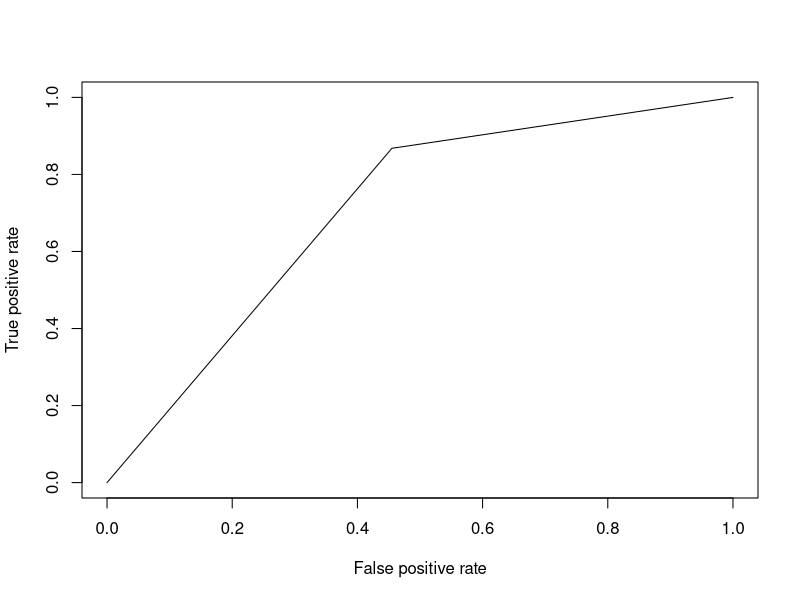
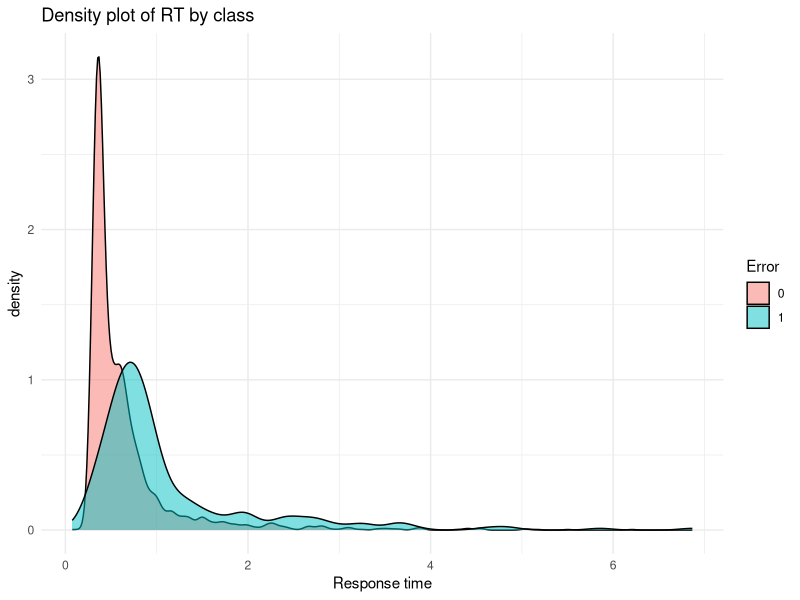
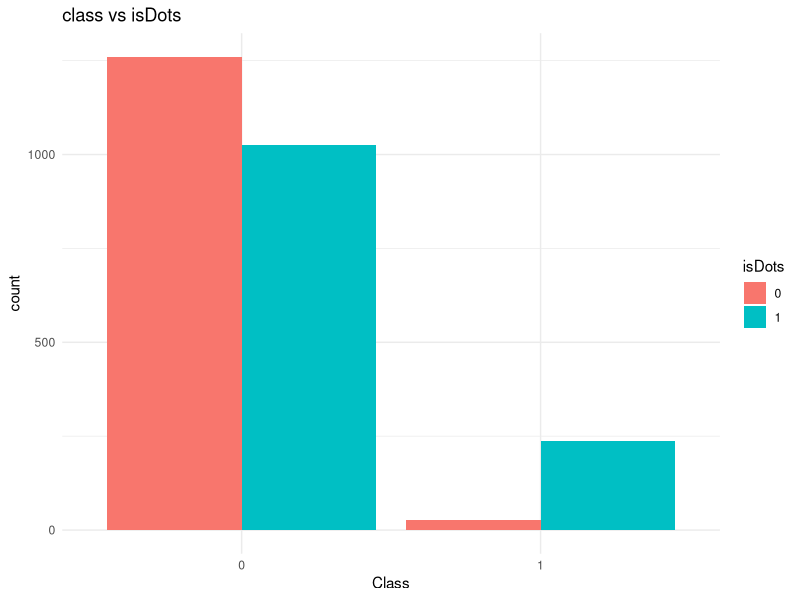

Write R code to recreate these figures, in order.
## ---- chunk 1
knitr::opts_chunk$set(echo = TRUE)
require(ROCR)
require(e1071)
require(dplyr)
## ---- chunk 2

dat = read.table('./data/decision.dat', header = T)
subj8 = dat[dat$subjNo == 8,]

# prepare training data--make sure there are no duplicate columns , and also no columns that are constant
training_data = data.frame(x = dat[,c(1,3:5,7:8)], class = as.factor(dat$ER))
training_data = data.frame(x = subj8[,c(3:5,7:8)], class = as.factor(subj8$ER))
# set apart testing data
samp <- sample(nrow(training_data),round(0.2*nrow(training_data)))
testing_data <- training_data[samp,]
training_data2 <- training_data[-samp,]
subj8training <- subj8[-samp,]
# for the training data select an equal number of each class (we need the original subj8 to find the ER
errorInd <- which(subj8training$ER==1)
Nerrors <- length(errorInd)
correctInd <- which(subj8training$ER==0)
sampleCorr <- sample(correctInd,Nerrors)
equal_training_data <- training_data2[c(errorInd,sampleCorr),]
# Now run the SVM
svm.linear = svm(class~.,
data = equal_training_data,
kernel = "linear",
cost = 10,
scale = TRUE)
summary(svm.linear)

## ---- chunk 3
# do the stats on the training data
train.pred <- predict(svm.linear,equal_training_data)
# compute confusion matrix
err.tr1 <- table(equal_training_data$class,train.pred)
err.tr1
# compute error rate
tr.err1 <- (1 - (sum(diag(err.tr1))/sum(err.tr1)))
cat("Training error rate:", tr.err1, "\n")
# now look at how the model does on the testing data
test.pred <- predict(svm.linear,testing_data)
err.te1 <- table(testing_data$class,test.pred)
err.te1
te.err1 <- (1- (sum(diag(err.te1))/sum(err.te1)))
cat("Testing error rate:", te.err1, "\n")

# for a linear SVM the feature importance can be directly extracted from the coefficients
coefficients <- t(svm.linear$coefs) %*% svm.linear$SV
importance <- abs(coefficients)
importance <- importance / max(importance)
cat("Importance:\n")
importance
## ---- chunk 4
library(ROCR)
p <- predict(svm.linear,testing_data)
pr <- prediction(as.numeric(p),as.numeric(testing_data$class))
prf <- performance(pr, measure = "tpr", x.measure = "fpr")
plot(prf)
auc <- performance(pr, measure = "auc")
auc <- auc@y.values[[1]]
## ---- chunk 5
# outliers
library(ggplot2)
ggplot(training_data, aes(x = x.RT, fill = class)) +
  geom_density(alpha = 0.5) +
  labs(title = "Density plot of RT by class", x = "Response time", fill = "Error") + 
  theme_minimal()
## ---- chunk 6
# correlation
cor(training_data[, c("x.RT", "x.cohVec", "x.blocknum")])
## ---- chunk 7
# useless variable
ggplot(training_data, aes(x = factor(class), fill = factor(x.isDots))) +
  geom_bar(position = "dodge") +
  labs(title = "class vs isDots", x = "Class", fill = "isDots") + 
  theme_minimal()
## ---- chunk 8

# find best model parameter
tune_out = tune(svm,
                class~.,
                data = equal_training_data,
                kernel = "linear",
                ranges = list(cost = c(0.001, 0.01, 0.1, 1,5,10,100)))
summary(tune_out)
## ---- chunk 9
bestmod = tune_out$best.model
summary(bestmod)
## ---- chunk 10

# find best model parameter
tune_out = tune(svm,
                class~.,
                data = equal_training_data,
                kernel = "polynomial",
                ranges = list(cost = c(0.001, 0.01, 0.1, 1,5,10,100)))
summary(tune_out)
## ---- chunk 11
bestmod = tune_out$best.model
summary(bestmod)
## ---- chunk 12

# find best model parameter
tune_out = tune(svm,
                class~.,
                data = equal_training_data,
                kernel = "radial",
                ranges = list(cost = c(0.001, 0.01, 0.1, 1,5,10,100)))
summary(tune_out)
## ---- chunk 13
bestmod = tune_out$best.model
summary(bestmod)
